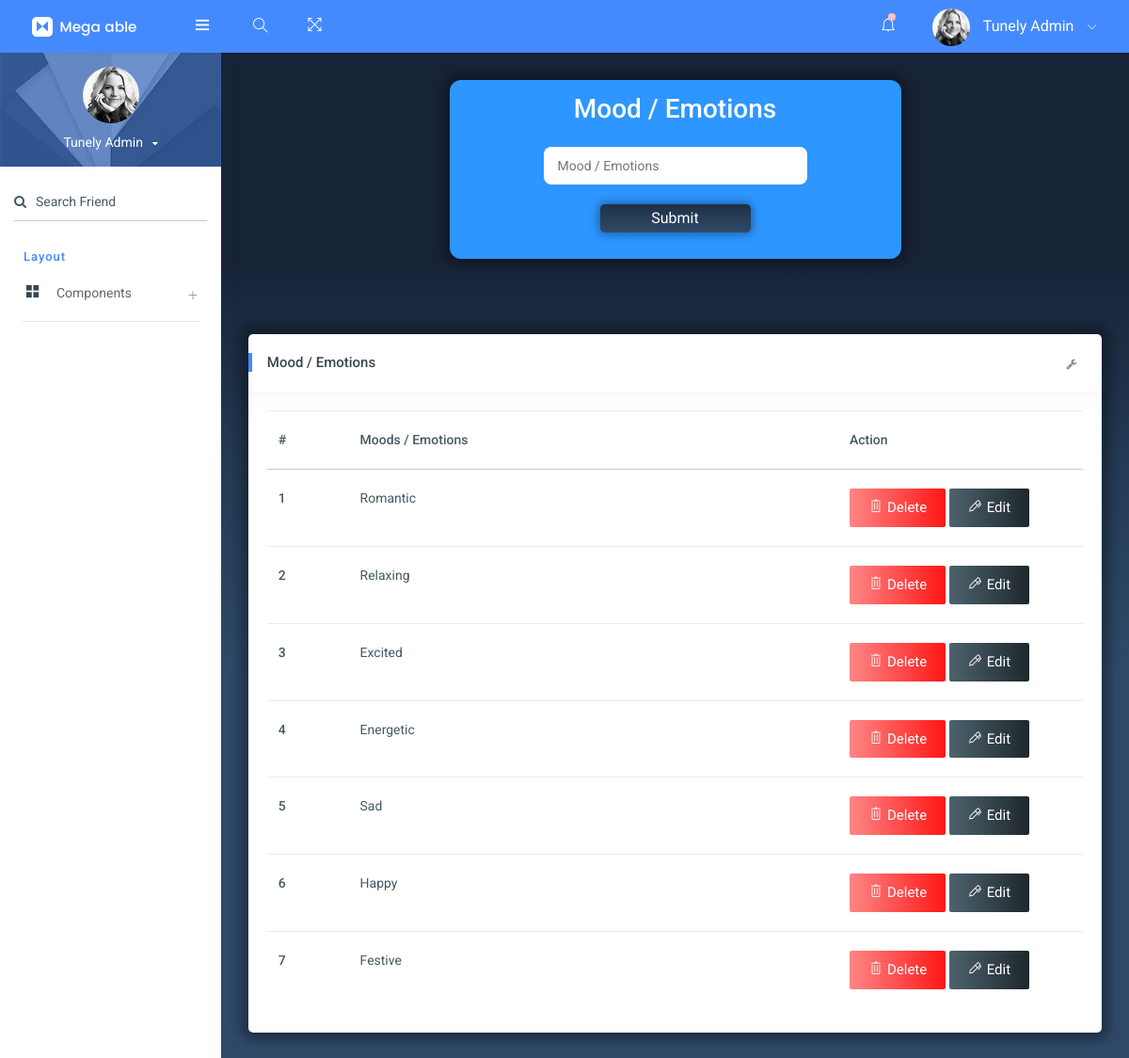
/TunelyAdmin/Mood_Add/ (signed in), run on the app's committed database.
### AdminApp/models.py (models this page shows)
class MusicMood(models.Model):
    Mood = models.CharField(max_length=50)

### AdminApp/views.py (the view)
# urls.py: path('Mood_Add/',views.Mood_Add,name="Mood_Add"),
def Mood_Add(request):
    if 'Admnid' in request.session:
        Mdata = MusicMood.objects.all()
        if request.method == "POST":
            mood = request.POST.get('mood')
            MusicMood.objects.create(Mood=mood)
            return render(request, "AdminTemp/mood_add.html",{'data':Mdata})
        else:
            return render(request,"AdminTemp/mood_add.html",{'data':Mdata})
    else:
        messages.warning(request, 'Access Denied: Please log in to view this page.')
        return redirect('User:Login')

### AdminApp/templates/AdminTemp/mood_add.html (shortened to what this page needs)
{% extends 'AdminTemp/Index.html' %}
{% load static %}
{% block content %}
<!DOCTYPE html>
<html lang="en">
<head>
</head>
<body >
        <div class="main-body bg_ground" >
            <div class="page-wrapper">
                <div class="page-body">
                    <div class="genre-box">
                        <h3>Mood / Emotions</h3>
                        <form action="{% url 'TunelyAdmin:Mood_Add' %}" method="post" enctype="multipart/form-data">
                            <div class="name-box">
                                <input type="text" name="mood" required="" placeholder="Mood / Emotions">
                            </div>
                            <div class="button_div">
                                <button class="sub_btn" type="submit">Submit</button>
                            </div>
                        </form>
                    </div>
                    <div class="card">
                        <div class="card-header">
                            <h5>Mood / Emotions </h5>
                            <div class="card-header-right">
                                <ul class="list-unstyled card-option">
                                    <li><i class="fa fa fa-wrench open-card-option"></i></li>
                                </ul>
                            </div>
                        </div>
                        <div class="card-block table-border-style">
                            <div class="table-responsive">
                                <table class="table">
                                    <thead>
                                        <tr>
                                            <th style="width:10%;">#</th>
                                            <th style="width:60%;">Moods / Emotions</th>
                                            <th style="width:30%;" >Action</th>
                                        </tr>
                                    </thead>
                                    <tbody>
                                       {% for i in data reversed %}
                                        <tr>
                                            <th scope="row">{{forloop.counter}}</th>
                                            <td>{{i.Mood}}</td>
                                            <td>
                                                <div class="button-container">
                                                    <form action="{% url 'TunelyAdmin:DelMood' i.id %}" style="display: inline;">
                                                        <button type="submit" class="btn waves-effect waves-light btn-grd-danger "><i class="ti-trash"></i>Delete </button>
                                                    </form>
                                                    <button type="submit" class="btn waves-effect waves-light btn-grd-inverse"><i class="ti-marker-alt"></i>Edit</button>
                                                </div>
                                            </td>
                                        </tr>
                                        {% endfor %}
                                    </tbody>
                                </table>
                            </div>
                        </div>
                    </div>
                </div>
            </div>
        </div>
    </div>
</body>
</html>
{% endblock content %}

### AdminApp/templates/AdminTemp/mood_add.html (style rules this page uses)
.bg_ground { background-image: linear-gradient(to bottom, #172337 20%, #243b55 40%, #2f4a69 60%); height: 100%; width: 100%; }
.genre-box { background-color: rgb(45, 150, 255); width: 60vh; margin: 0 auto; text-align: center; margin-bottom:10vh; color: #ffffff; border-radius: 12px; box-shadow: 0 0 13px 6px rgba(0, 0, 0, 0.35); }
h3 { padding:1rem; }
.name-box { padding-bottom: 5px; }
.name-box input[type="text"] { width: 280px; height: 40px; padding: 15px; border-radius: 8px; border: none; }
.button_div { padding-top:1rem; padding-bottom:1.8rem; }
.sub_btn { background-image: linear-gradient(to bottom, #1e3146, #2f4a69 ); color: white; width:20vh; height: 30px; font-size: 16px; border:none; overflow: hidden; border-radius: 5px; transition: transform 0.3s; box-shadow: 0 0 10px 2px rgba(0, 0, 0, 0.35); }
.card { box-shadow: 0 0 13px 8px rgba(0, 0, 0, 0.35); }

### data on the page
MusicMood: Mood "Romantic"
MusicMood: Mood "Relaxing"
MusicMood: Mood "Excited"
MusicMood: Mood "Energetic"
MusicMood: Mood "Sad"
MusicMood: Mood "Happy"
MusicMood: Mood "Festive"
